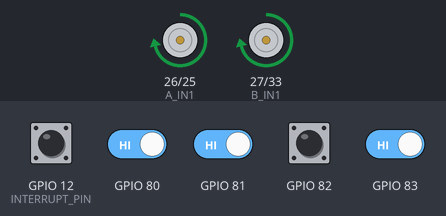
The sketch below on a simulated ESP32. On the bench: motor-driver pin pairs drawn as motors (green arrow = first pin HIGH = forward, orange = second pin HIGH = backward, longer = more drive). The inputs (shaded band) are chosen by the test bench; at power-on: GPIO 12 (INTERRUPT_PIN), GPIO 80–83 HIGH.

Above: at 1.5 s.
1.6 s: GPIO 80 driven LOW and GPIO 81 driven LOW
At 1.9 s:
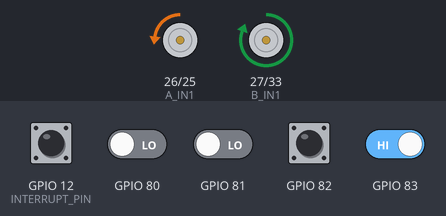
3.1 s: GPIO 82 pulled LOW for 1 s
At 4.04 s:
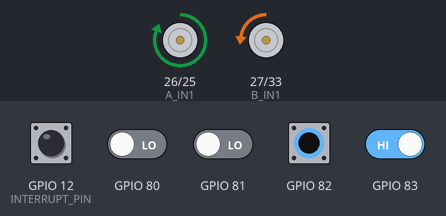
5.6 s: GPIO 82 pulled LOW for 1 s
At 8.5 s:
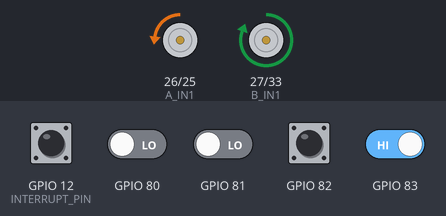
9.0 s: GPIO 82 pulled LOW for 1 s
At 10.4 s:
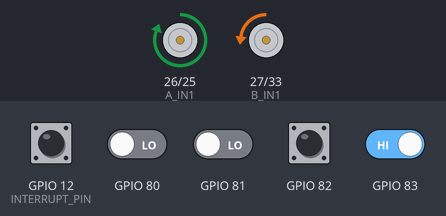
12.1 s: GPIO 82 driven LOW and GPIO 83 driven LOW
At 13.3 s:
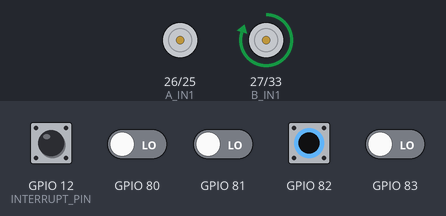
13.6 s: GPIO 83 driven HIGH
At 15.0 s:
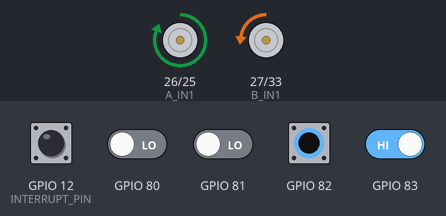
Timing chart, 0 to 16.6 s (numbered marks = the images above; inputs shaded):
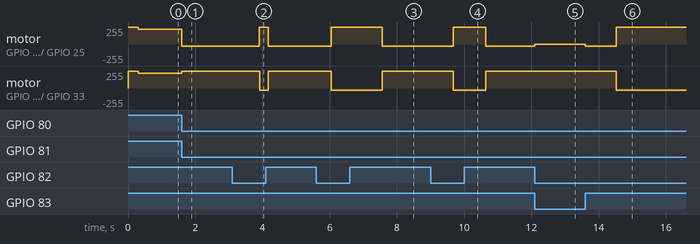

The sketch:

con1demnuathoi.ino
```cpp
#include <Wire.h>
#include "PCF8574.h"
#include <math.h>
#include "detectroad.h"

#include <Arduino.h>
#define INTERRUPT_PIN 12
#define INTERRUPT_PIN1 32
#define vdx PI * 43 / 600
#define cvq PI * 87
#define A_IN1 26
#define A_IN2 25
#define B_IN1 27
#define B_IN2 33

#define buttonPin 16

PCF8574 pcf8574(0x23);
const int pwmFreq = 5000;
const int pwmResolution = 8;
unsigned long last_update = 0;
const unsigned long update_interval = 10;
int previousError = 0;
int baseSpeed = 220;
float Kp = 4.0;
float Ki = 0.8;
float Kd = 0.5;
float error = 0;
float error_p, error_i, error_d, er2, distancesum = 75;
int set = 0, checkleft = 0, checkright = 0, check = 0, checkqd = 0;
int pid_value1, checkrl = 0, premode = -1, dema = 0, checka = 0, dem_v = 0;
long t = 0;
long long t2;
double tim, tim2;
int countdc1 = 0, countdc2 = 0, check_start = 0;
int sensor1, sensor2, sensor3, sensor4, r, l, all;
void IRAM_ATTR handleInterrupt() {
  countdc1++;
}
void setup() {
  Wire.begin();
  Serial.begin(115200);

  pcf8574.begin();
  // road_detect_init();

  pinMode(INTERRUPT_PIN, INPUT_PULLUP);
  pinMode(INTERRUPT_PIN1, INPUT_PULLUP);
  pinMode(buttonPin, INPUT_PULLUP);

  attachInterrupt(digitalPinToInterrupt(INTERRUPT_PIN), handleInterrupt, FALLING);

  ledcAttach(A_IN1, pwmFreq, pwmResolution);
  ledcAttach(A_IN2, pwmFreq, pwmResolution);
  ledcAttach(B_IN1, pwmFreq, pwmResolution);
  ledcAttach(B_IN2, pwmFreq, pwmResolution);
  setMotorSpeed(254,254);
  delay(300);
}

void loop() {
  readSensor();
  //call();

  if (sensor1 != 0 || sensor2 != 0 || sensor3 != 0 || sensor4 != 0) {
    if (sensor1 == 0 && sensor2 == 1 && sensor3 == 1 && sensor4 == 0) error = 0;
    else if (sensor1 == 0 && sensor2 == 0 && sensor3 == 0 && sensor4 == 1) error += -100;
    else if (sensor4 == 1 && sensor2 == 0 && sensor3 == 0 && sensor4 == 0) error += 100;
    else if (sensor1 == 1 && sensor2 == 1 && sensor3 == 0 && sensor4 == 0) error += -50;
    else if (sensor1 == 0 && sensor2 == 0 && sensor3 == 1 && sensor4 == 1) error += 50;
  } else if (sensor1 == 0 && sensor2 == 0 && sensor3 == 0 && sensor4 == 0) {
    setMotorSpeed(0, 254);
    return;
  }

  tim = (double)(micros() - tim2) / 1000000;
  tim2 = micros();
  pid_value1 = pid(Kp, Ki, Kd, tim, error);

  r = baseSpeed + pid_value1;
  if (r > 255)
    r = 255;
  if (r < -255)
    r = -255;
  l = baseSpeed - pid_value1;
  if (l > 255)
    l = 255;
  if (l < -255)
    l = -255;
  setMotorSpeed(r, l);
}
//============= in het con me ra cho tao=======================
void call() {
  Serial.println(sensor1);
  Serial.println(sensor2);
  Serial.println(sensor3);
  Serial.println(sensor4);
  Serial.println(error);
  Serial.println(r);
  Serial.println(l);
}
/*====================== doc cam bien ================*/
void readSensor(){
  sensor1 = pcf8574.read(0);
  sensor2 = pcf8574.read(1);
  sensor3 = pcf8574.read(2);
  sensor4 = pcf8574.read(3);
}
//====toc do chay cham vcl ======================================
void setMotorSpeed(int leftSpeed, int rightSpeed) {
  if (leftSpeed >= 0 && rightSpeed >= 0) {
    Speed(leftSpeed, 0, rightSpeed, 0);
  } else if (leftSpeed >= 0 && rightSpeed < 0) {
    Speed(leftSpeed, 0, 0, -rightSpeed);
  } else if (leftSpeed < 0 && rightSpeed >= 0) {
    Speed(0, -leftSpeed, rightSpeed, 0);
  } else {
    Speed(0, -leftSpeed, 0, -rightSpeed);
  }
  // if (leftSpeed >= 0) {
  //   Speed1(leftSpeed, 0);  // Forward direction
  // } else {
  //   Speed1(0, -leftSpeed);  // Reverse direction
  // }

  // if (rightSpeed >= 0) {
  //   Speed2(rightSpeed, 0);
  // } else {
  //   Speed2(0, -rightSpeed);  // Reverse direction
  // }
}

void Speed(int speed1, int speed2, int speed3, int speed4) {
  ledcWrite(A_IN1, speed1);
  ledcWrite(A_IN2, speed2);
  ledcWrite(B_IN1, speed3);
  ledcWrite(B_IN2, speed4);
}
// =================PID=========================
int pid(float kp, float ki, float kd, double tim, int value) {
  int pid_value;
  error_p = (set - value);
  if (pid_value < 255 && pid_value > -255) {
    error_i += (float)error_p * tim;
  }
  if (error_p == 0) {
    error_i = 0;
  }
  error_d = (float)(error_p - er2) / tim;
  er2 = error_p;
  pid_value = error_p * kp + error_i * ki + error_d * kd;
  if (pid_value > 255) {
    pid_value = 255;
  }
  if (pid_value < -255) {
    pid_value = -255;
  }
  return pid_value;
}
```

detectroad.cpp
```cpp
#include <stdbool.h>
#include <stdint.h>
#include "Arduino.h"
#include "detectroad.h"
#include "PCF8574.h"
#define HIGH 0
#define LOW 1

int sensorA = 0;
int sensorB = 0;
int sensorC = 0;
int sensorD = 0;

static uint32_t time_out_sensor_left = 0;
static uint32_t time_out_sensor_right = 0;

static bool check_timeout_ms(uint32_t time, uint32_t timeout) {
  static uint32_t elapsedtime;
  if (millis() >= time) {
    elapsedtime = millis() - time;
  } else {
    elapsedtime = millis();
  }
  if (elapsedtime > timeout) {
    return 1;
  }
  return 0;
}


void road_detect_init() {  //pcf8574.begin();
                           // pinMode(SENSOR_FRONT, INPUT);

  // pinMode(SENSOR_LEFT_45, INPUT);
  // pinMode(SENSOR_LEFT, INPUT);

  // pinMode(SENSOR_RIGHT_45, INPUT);
  // pinMode(SENSOR_RIGHT, INPUT);
}
void read_ir_sensor_maintask() {
  // sensor1 = pcf8574.read(0);
  // sensor2 = pcf8574.read(1);
  // sensor3 = pcf8574.read(2);
  // sensor4 = pcf8574.read(3);
}

bool api_road_left() {
  if (sensorA == 1 && sensorB == 1 && sensorC == 1 && sensorD == 0) {
    return true;
  }
  return false;
}

bool api_road_right() {
  if (sensorA == 0 && sensorB == 1 && sensorC == 1 && sensorD == 1) {
    return true;
  }
  return false;
}

bool api_road_cross() {
  if (sensorA == 1 && sensorB == 1 && sensorC == 1 && sensorD == 1) {
    return true;
  }
  return false;
}

bool api_road_straight(){
  if(sensorA == 0 && sensorB == 1 && sensorC == 1 && sensorD == 0){
    return true;
    }
  return false;
}
```

detectroad.h
```cpp
#ifndef DETECTROAD_H_
#define DETECTROAD_H_

void road_detect_init();
void read_ir_sensor_maintask();
bool api_road_cross();
bool api_road_left();
bool api_road_right();
bool api_road_straight();

#endif
```

Measured:
- after the input at 1.6 s, motor on GPIO 26 (A_IN1) / GPIO 25 (A_IN2): forward 219/255 → backward 35/255 at once; motor on GPIO 27 (B_IN1) / GPIO 33 (B_IN2): forward 219/255 → forward 255/255 at once
- after the input at 3.1 s, motor on GPIO 26 (A_IN1) / GPIO 25 (A_IN2): backward 35/255 → forward 255/255 after 0.81 s, → backward 35/255 0.27 s later; motor on GPIO 27 (B_IN1) / GPIO 33 (B_IN2): forward 255/255 → backward 35/255 after 0.81 s, → forward 255/255 0.27 s later
- after the input at 5.6 s, motor on GPIO 26 (A_IN1) / GPIO 25 (A_IN2): backward 35/255 → forward 255/255 after 0.45 s, → backward 35/255 1.5 s later; motor on GPIO 27 (B_IN1) / GPIO 33 (B_IN2): forward 255/255 → backward 35/255 after 0.45 s, → forward 255/255 1.5 s later
- after the input at 9.0 s, motor on GPIO 26 (A_IN1) / GPIO 25 (A_IN2): backward 35/255 → forward 255/255 after 0.68 s, → backward 35/255 0.95 s later; motor on GPIO 27 (B_IN1) / GPIO 33 (B_IN2): forward 255/255 → backward 35/255 after 0.68 s, → forward 255/255 0.95 s later
- after the input at 12.1 s, motor on GPIO 26 (A_IN1) / GPIO 25 (A_IN2): backward 35/255 → stopped at once; motor on GPIO 27 (B_IN1) / GPIO 33 (B_IN2): forward 255/255 → forward 253/255 at once
- after the input at 13.6 s, motor on GPIO 26 (A_IN1) / GPIO 25 (A_IN2): stopped → backward 35/255 at once, → forward 255/255 0.92 s later; motor on GPIO 27 (B_IN1) / GPIO 33 (B_IN2): forward 253/255 → forward 255/255 at once, → backward 35/255 0.92 s later
